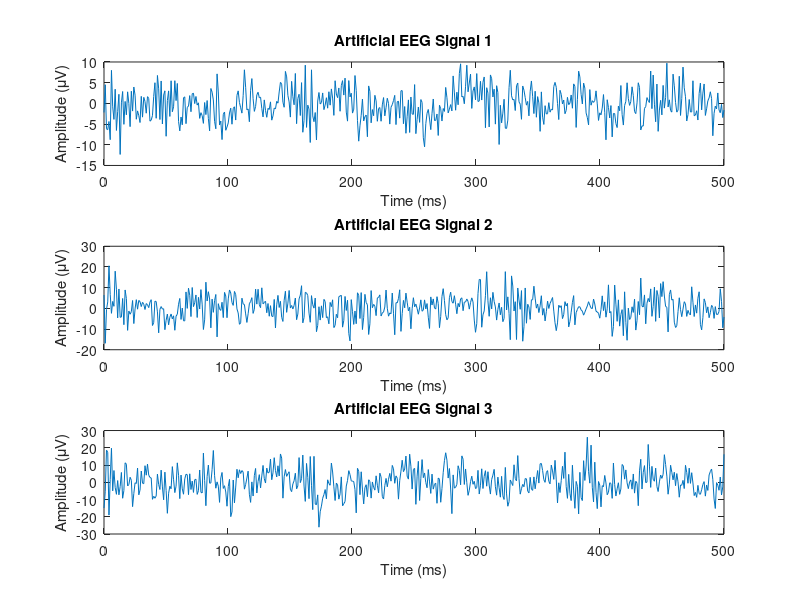
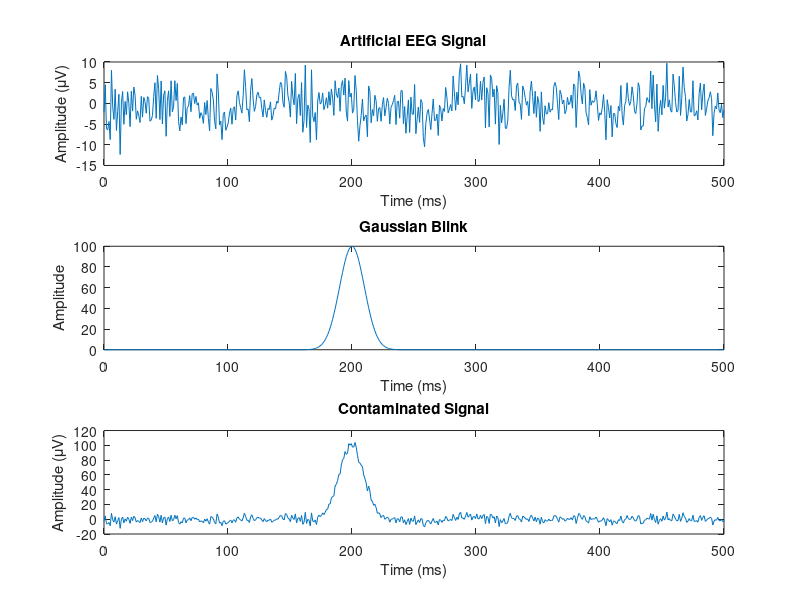
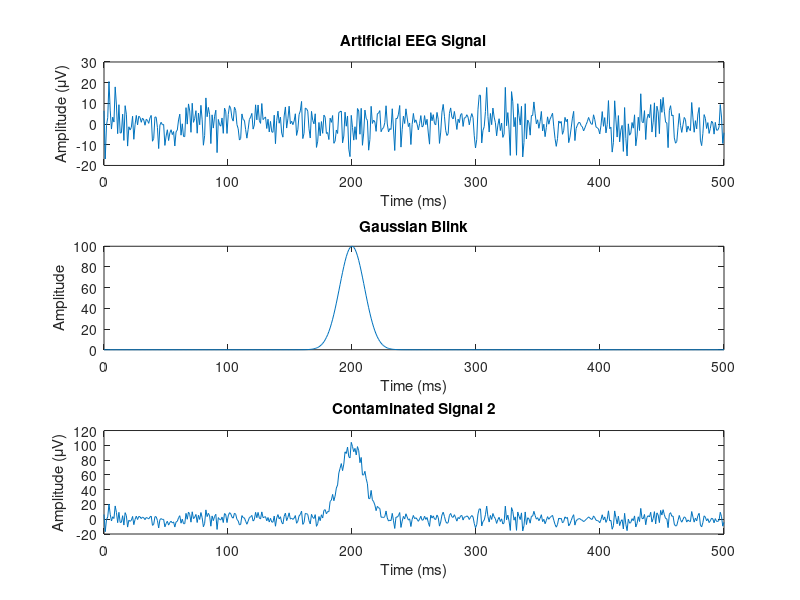
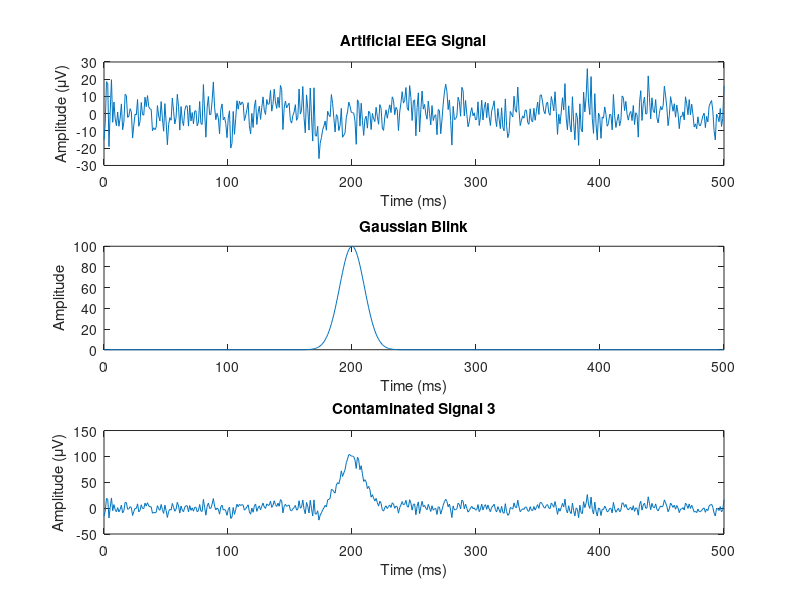

The MATLAB source for these figures, in order: (Note: this script raises an error after producing the figures.)
%  Signal parameters
order = 5;
coefficients1 = [0.5, -0.2, 0.3, -0.1, 0.2]; %ARMA
coefficients2 = [0.5, -0.3, 0.1, -0.2, 0.2]; 
coefficients3 = [0.1, -0.3, 0.5, -0.2, 0.4];
noise_variance = 0.1;
amplitude_scale_eeg1 = 10;   % Scale factor
amplitude_scale_eeg2 = 15; 
amplitude_scale_eeg3 = 20; 


% Generating Artificial EEG Signals
t_eeg = linspace(0, 0.5, 500); % Time vector for 500 ms duration


eeg_signal1 = zeros(size(t_eeg));
eeg_signal1(1:order) = randn(1, order); %Initializing the initial orders with Gaussian noise
for i = order+1:length(t_eeg)
    eeg_signal1(i) = coefficients1 * eeg_signal1(i-order:i-1).' + sqrt(noise_variance) * randn;
end

% Scaling the amplitude of the EEG signal
eeg_signal1 = amplitude_scale_eeg1 * eeg_signal1;

eeg_signal2 = zeros(size(t_eeg));
eeg_signal2(1:order) = randn(1, order);
for i = order+1:length(t_eeg)
    eeg_signal2(i) = coefficients2 * eeg_signal2(i-order:i-1).' + sqrt(noise_variance) * randn;
end
eeg_signal2 = amplitude_scale_eeg2 * eeg_signal2;

eeg_signal3 = zeros(size(t_eeg));
eeg_signal3(1:order) = randn(1, order);
for i = order+1:length(t_eeg)
    eeg_signal3(i) = coefficients3 * eeg_signal3(i-order:i-1).' + sqrt(noise_variance) * randn;
end
eeg_signal3 = amplitude_scale_eeg3 * eeg_signal3;

% Visualizing the generated EEG signals.

figure;
subplot(3, 1, 1);
plot(t_eeg*1000, eeg_signal1);
xlabel('Time (ms)');
ylabel('Amplitude (\muV)');
title('Artificial EEG Signal 1');

subplot(3, 1, 2);
plot(t_eeg*1000, eeg_signal2);
xlabel('Time (ms)');
ylabel('Amplitude (\muV)');
title('Artificial EEG Signal 2');

subplot(3, 1, 3);
plot(t_eeg*1000, eeg_signal3);
xlabel('Time (ms)');
ylabel('Amplitude (\muV)');
title('Artificial EEG Signal 3');

% Generating Gaussian blinking:
%/////////////////////////////////////
% Time vector for 500 ms duration:
t_clipit = linspace(0, 0.5, 500);
% Frequency of the blink in Hz:
f_clipit = 5;
% Standard deviation for Gaussian shape:
sigma_clipit = 0.01;
% Scaling factor for the amplitude of the Gaussian blinking
amplitude_scale_clipit = 100;

clipit = amplitude_scale_clipit * exp(-(t_clipit - 0.2).^2 / (2*sigma_clipit^2)); 
semnal_contaminat1 = eeg_signal1 + clipit;

% Visualizing the EEG signal, blinking signal, and contaminated signal
figure;
subplot(3, 1, 1);
plot(t_eeg*1000, eeg_signal1);
xlabel('Time (ms)');
ylabel('Amplitude (\muV)');
title('Artificial EEG Signal');

subplot(3, 1, 2);
plot(t_clipit*1000, clipit);
xlabel('Time (ms)');
ylabel('Amplitude');
title('Gaussian Blink');

subplot(3, 1, 3);
plot(t_eeg*1000, semnal_contaminat1);
xlabel('Time (ms)');
ylabel('Amplitude (\muV)');
title('Contaminated Signal');

semnal_contaminat2=eeg_signal2+clipit;

% Visualizing the EEG signal, blinking signal, and contaminated signal
figure;
subplot(3, 1, 1);
plot(t_eeg*1000, eeg_signal2);
xlabel('Time (ms)');
ylabel('Amplitude (\muV)');
title('Artificial EEG Signal');

subplot(3, 1, 2);
plot(t_clipit*1000, clipit);
xlabel('Time (ms)');
ylabel('Amplitude');
title('Gaussian Blink');

subplot(3, 1, 3);
plot(t_eeg*1000, semnal_contaminat2);
xlabel('Time (ms)');
ylabel('Amplitude (\muV)');
title('Contaminated Signal 2');

semnal_contaminat3=eeg_signal3+clipit;

%Visualizing the EEG signal, blinking signal, and contaminated signal
figure;
subplot(3, 1, 1);
plot(t_eeg*1000, eeg_signal3);
xlabel('Time (ms)');
ylabel('Amplitude (\muV)');
title('Artificial EEG Signal');

subplot(3, 1, 2);
plot(t_clipit*1000, clipit);
xlabel('Time (ms)');
ylabel('Amplitude');
title('Gaussian Blink');

subplot(3, 1, 3);
plot(t_eeg*1000, semnal_contaminat3);
xlabel('Time (ms)');
ylabel('Amplitude (\muV)');
title('Contaminated Signal 3');


matrContaminata=[semnal_contaminat1;semnal_contaminat2;semnal_contaminat3;clipit];
[componente_indep_eeg, W, T] = fastICA(matrContaminata,1); 


%Visualizing the independent components
figure;
for i=1:size(componente_indep_eeg,1)
    subplot(size(componente_indep_eeg,1),1,i);
    plot(componente_indep_eeg(i,:));
    title(sprintf('Componenta %d',i));
end

% Visualizing the generated EEG signals.
fact_scalare=max(clipit)/max(componente_indep_eeg);
figure;
plot(t_clipit*1000,clipit,t_clipit*1000,componente_indep_eeg(1,:)*fact_scalare,'r');

figure;
subplot(3, 1, 1);
plot(t_eeg*1000, eeg_signal1,t_eeg*1000,semnal_contaminat1-componente_indep_eeg(1,:)*fact_scalare,'r');
xlabel('Time (ms)');
ylabel('Amplitude (\muV)');
title(' EEG Artificial EEG Signal 1');

subplot(3, 1, 2);
plot(t_eeg*1000, eeg_signal2,t_eeg*1000,semnal_contaminat2-componente_indep_eeg(1,:)*fact_scalare,'r');
xlabel('Time (ms)');
ylabel('Amplitude (\muV)');
title('Artificial EEG Signal 2');

subplot(3, 1, 3);
plot(t_eeg*1000, eeg_signal3,t_eeg*1000,semnal_contaminat3-componente_indep_eeg(1,:)*fact_scalare,'r');
xlabel('Time (ms)');
ylabel('Amplitude (\muV)');
title('Artificial EEG Signal 3');

legend("Artificial EEG  ", "Corrected EEG signal using FastICA");



% %reconstruire matrice 
% Snlrec=inv(T)*componente_independente_sin;
% figure;
% 
% subplot(2,1,1)
% plot(Snlrec(1,:));
% title("Semnal reconstruit ");
% subplot(2,1,2)
% plot(Snlrec(2,:));
% 
% %anularea unei componente
% 
% componente_independente_sin(1,:) = 0;
% 
% %reconstruire matrice
% Snlrec=inv(T).*componente_independente_sin;
% figure;
% subplot(2,1,1)
% plot(Snlrec(1,:));
% title("Semnal reconstruit cu o componenta extrasa");
% subplot(2,1,2)
% plot(Snlrec(2,:));


